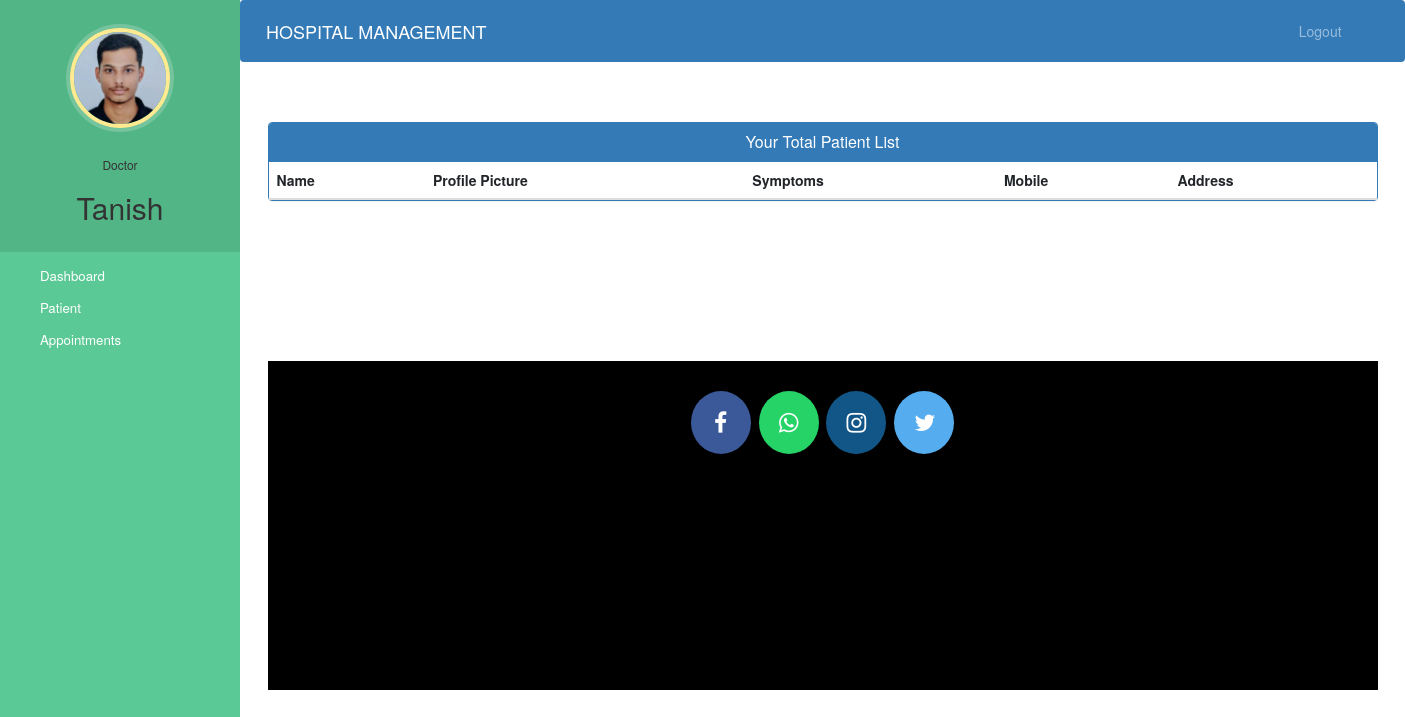
/doctor-view-patient (signed in), run on an earlier commit of the app's database.
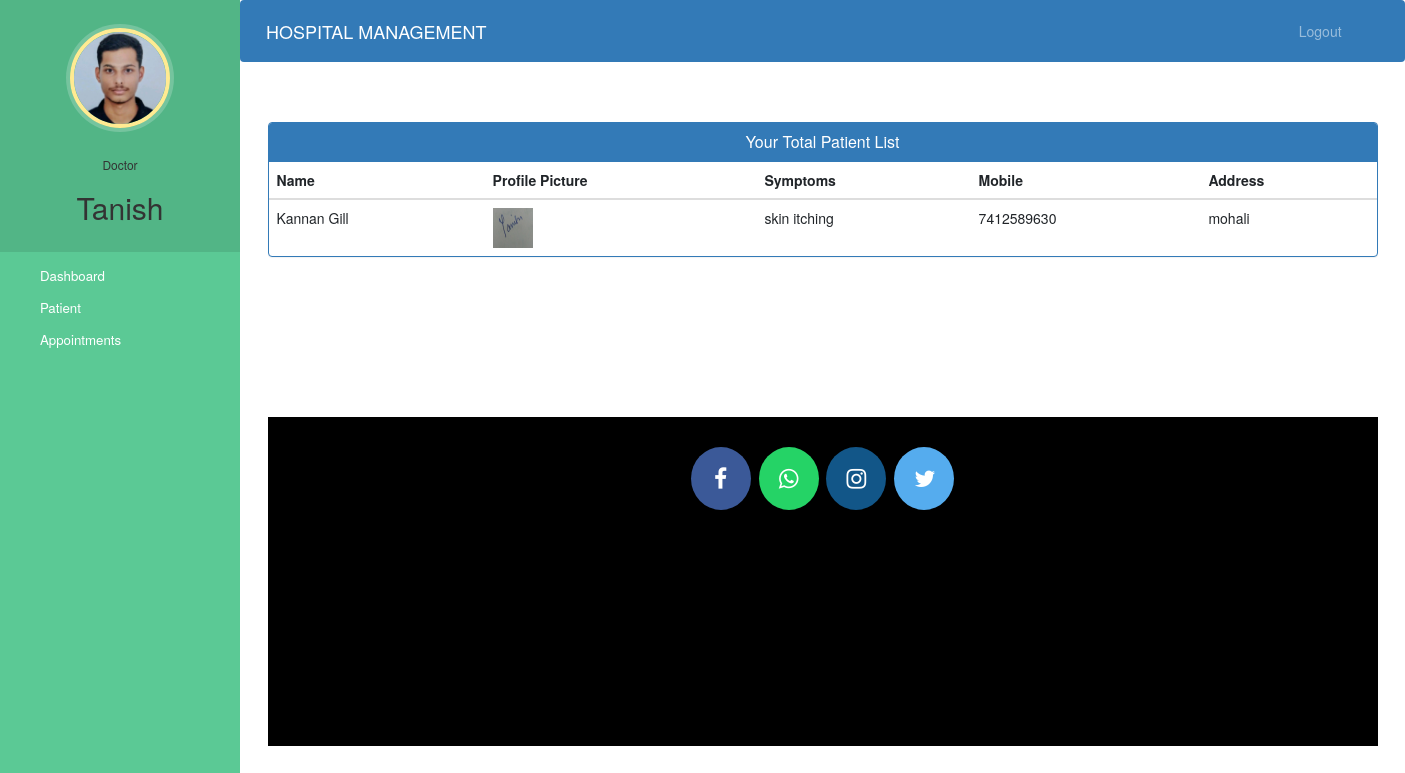
And on a later commit of the database.
### hospital/models.py (models this page shows, shortened)
class Doctor(models.Model):
    user=models.OneToOneField(User,on_delete=models.CASCADE)
    profile_pic= models.ImageField(upload_to='profile_pic/DoctorProfilePic/',null=True,blank=True)
    address = models.CharField(max_length=40)
    mobile = models.CharField(max_length=20,null=True)
    department= models.CharField(max_length=50,choices=departments,default='Cardiologist')
    status=models.BooleanField(default=False)

class Patient(models.Model):
    user=models.OneToOneField(User,on_delete=models.CASCADE)
    profile_pic= models.ImageField(upload_to='profile_pic/PatientProfilePic/',null=True,blank=True)
    address = models.CharField(max_length=40)
    mobile = models.CharField(max_length=20,null=False)
    symptoms = models.CharField(max_length=100,null=False)
    assignedDoctorId = models.PositiveIntegerField(null=True)
    admitDate=models.DateField(auto_now=True)
    status=models.BooleanField(default=False)
    @property
    def get_name(self):
        return self.user.first_name+" "+self.user.last_name

### hospital/views.py (the view)
# urls.py: path('doctor-view-patient', views.doctor_view_patient_view,name='doctor-view-patient'),
@login_required(login_url='doctorlogin')
@user_passes_test(is_doctor)
def doctor_view_patient_view(request):
    patients=models.Patient.objects.all().filter(status=True,assignedDoctorId=request.user.id)
    doctor=models.Doctor.objects.get(user_id=request.user.id) #for profile picture of doctor in sidebar
    return render(request,'hospital/doctor_view_patient.html',{'patients':patients,'doctor':doctor})

### hospital/views.py (called while the page is built)
def is_doctor(user):
    return user.groups.filter(name='DOCTOR').exists()

### templates/hospital/doctor_view_patient.html (shortened to what this page needs)
{% extends 'hospital/doctor_base.html' %}
{% block content %}
{%load static%}
<head>
  <link href="//netdna.bootstrapcdn.com/bootstrap/3.0.0/css/bootstrap.min.css" rel="stylesheet" id="bootstrap-css">
</head>
<div class="container">
  <div class="panel panel-primary">
    <div class="panel-heading">
      <h6 class="panel-title">Your Total Patient List</h6>
    </div>
    <table class="table table-hover" id="dev-table">
      <thead>
        <tr>
          <th>Name</th>
          <th>Profile Picture</th>
          <th>Symptoms</th>
          <th>Mobile</th>
          <th>Address</th>
        </tr>
      </thead>
      {% for p in patients %}
      <tr>
        <td> {{p.get_name}}</td>
        <td> <img src="{% static p.profile_pic.url %}" alt="Profile Pic" height="40px" width="40px" /></td>
        <td>{{p.symptoms}}</td>
        <td>{{p.mobile}}</td>
        <td>{{p.address}}</td>
      </tr>
      {% endfor %}
    </table>
  </div>
{% endblock content %}

### templates/hospital/doctor_base.html (shortened to what this page needs)
<!DOCTYPE html>
{% load static %}
<html lang="en">
<head>
  <link rel="stylesheet" href="https://stackpath.bootstrapcdn.com/bootstrap/4.3.1/css/bootstrap.min.css">
  <link rel="stylesheet" href="https://maxcdn.bootstrapcdn.com/font-awesome/4.7.0/css/font-awesome.min.css">
</head>
<body>
  <nav class="menu" tabindex="0">
    <header class="avatar">
      <img src="{% static doctor.profile_pic.url %}" alt="Profile Pic" />
      <br><br>
      <h6>Doctor</h6>
      <h2>{{request.user.first_name}}</h2>
    </header>
    <ul>
      <li tabindex="0" class="icon-dashboard"> <a style="color:white; text-decoration:none;" href="/doctor-dashboard"><span>Dashboard</span></a> </li>
      <li tabindex="0" class="icon-users"> <a style="color:white; text-decoration:none;" href="/doctor-patient"><span>Patient</span></a></li>
      <li tabindex="0" class="icon-calendar"> <a style="color:white; text-decoration:none;" href="/doctor-appointment"><span>Appointments</span></a></li>
    </ul>
  </nav>
  <main>
    <div class="bs-example">
      <nav class="navbar navbar-expand-md  navbar-dark fixed-top" style="background:#337AB7;">
        <a href="/doctor-dashboard" class="navbar-brand">HOSPITAL MANAGEMENT</a>
        <div class="collapse navbar-collapse justify-content-between" id="navbarCollapse">
          <div class="navbar-nav" style=" margin-left: 90%;">
            <a href="/logout" class="nav-item nav-link">Logout</a>
          </div>
        </div>
      </nav>
    </div>
    <br><br>
    {% block content %}
    {% endblock content %}
    <br><br><br><br><br><br><br>
    <footer>
      <p>
         <a id="ftr" href="https://www.facebook.com/tanishbothra" class="fa fa-facebook"></a>
        <a id="ftr" href="https://wa.link/xxichy" class="fa fa-whatsapp"></a>
        <a id="ftr" href="www.instagram.com/prajwalrawat81" class="fa fa-instagram"></a>
        <a id="ftr" href="www.twitter.com/prajwarawat" class="fa fa-twitter"></a>
      </p>
      <br>
      <div class="container">
        <div class="row">
          <div class="col-md-12 col-sm-12">
          </div>
        </div>
      </div>
    </footer>
  </main>
</body>
</html>

### templates/hospital/doctor_base.html (style rules this page uses)
a:link { text-decoration: none; }
a { color: white; }
footer { padding: 0px 0px 0px 0px; background-color: black; margin: 0px; }
#ftr { padding: 20px; }
.fa { font-size: 23px; width: 60px; text-align: center; text-decoration: none; margin: 5px 2px; border-radius: 50%; }
.fa-facebook { background: #3B5998; color: white; margin-top: 30px; }
.fa-whatsapp { background: #25d366; color: white; }
.fa-twitter { background: #55ACEE; color: white; }
.fa-instagram { background: #125688; color: white; }
p { text-align: center; }
body { padding-left: 240px; }
main { position: relative; height: 100vh; }
.menu { background: #5bc995; height: 100vh; width: 240px; position: fixed; top: 0px; left: 0; z-index: 5; outline: none; }
.menu .avatar { background: rgba(0, 0, 0, 0.1); padding: 2em 0.5em; text-align: center; }
.menu .avatar img { width: 100px; border-radius: 50%; overflow: hidden; border: 4px solid #ffea92; box-shadow: 0 0 0 4px rgba(255, 255, 255, 0.2); }
.menu .avatar h2 { font-weight: normal; margin-bottom: 0; }
.menu ul { list-style: none; padding: 0.5em 0; margin: 0; }
.menu ul li { padding: 0.5em 1em 0.5em 3em; font-size: 0.95em; font-weight: regular; background-repeat: no-repeat; background-position: left 15px center; background-size: auto 20px; transition: all 0.15s linear; cursor: pointer; }
.menu ul li.icon-dashboard { background-image: url("http://www.entypo.com/images//gauge.svg"); }
.menu ul li.icon-users { background-image: url("http://www.entypo.com/images//users.svg"); }
.menu ul li.icon-calendar { background-image: url("http://www.entypo.com/images//calendar.svg"); }

### templates/hospital/doctor_view_patient.html (style rules this page uses)
a:link { text-decoration: none; }
h6 { text-align: center; }
.row { margin: 100px; }

What changed in the data, as far as the page shows it:
added Patient: get_name "Kannan Gill", profile_pic (picture), symptoms "skin itching", mobile "7412589630", address "mohali"
